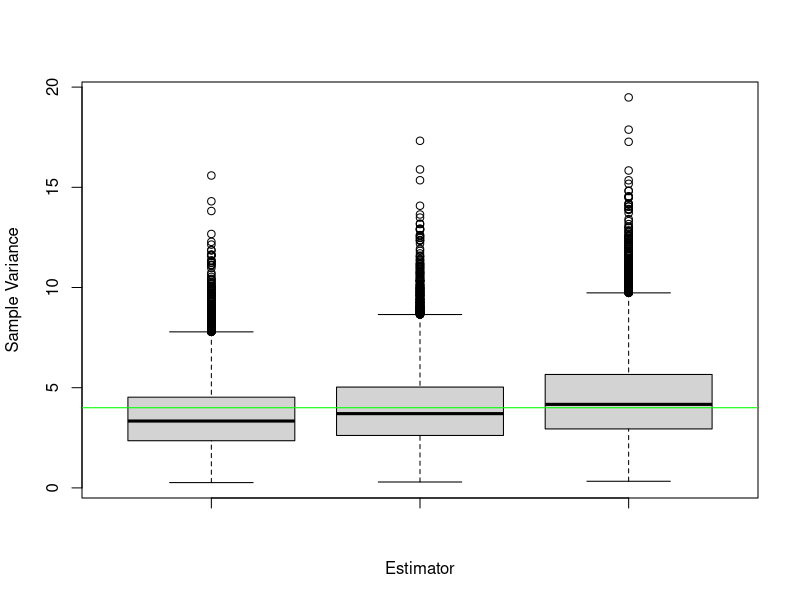
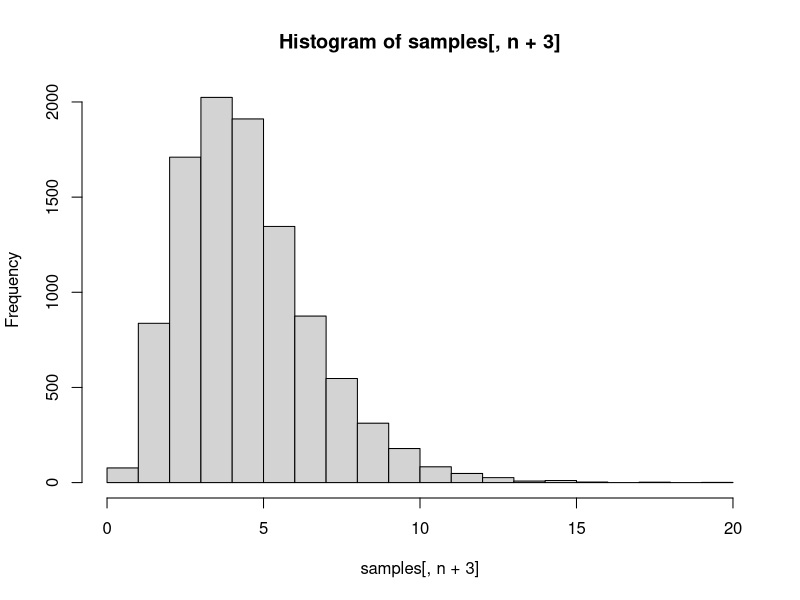

Source code (R) for these figures, in order:
#question 1
n = 10
N = 10000

mu = 15
sigma = 2

#empty matrix
samples <- matrix(NA, nrow = N, ncol = n+3)

for (i in 1:N){
  samples[i,1:n] <- rnorm(n, mean=mu, sd=sigma)
  deviation <- samples[i,1:n] - mean(samples[i,1:n])
  samples[i,n+1] = (1/n)*sum((deviation)^2)     #corresponding to (s0)^2
  samples[i,n+2] = (1/(n-1))*sum((deviation)^2) #corresponding to (s1)^2
  samples[i,n+3] = (1/(n-2))*sum((deviation)^2) #corresponding to (s2)^2
}

#question 2
boxplot(samples[,n+1],samples[,n+2],samples[,n+3], xlab = "Estimator", ylab = "Sample Variance")
abline(h=4, col = "green")

#question 3
summary(samples[,n+1])
summary(samples[,n+2])
summary(samples[,n+3])

sd(samples[,n+1])
sd(samples[,n+2])
sd(samples[,n+3])

hist(samples[,n+3])
